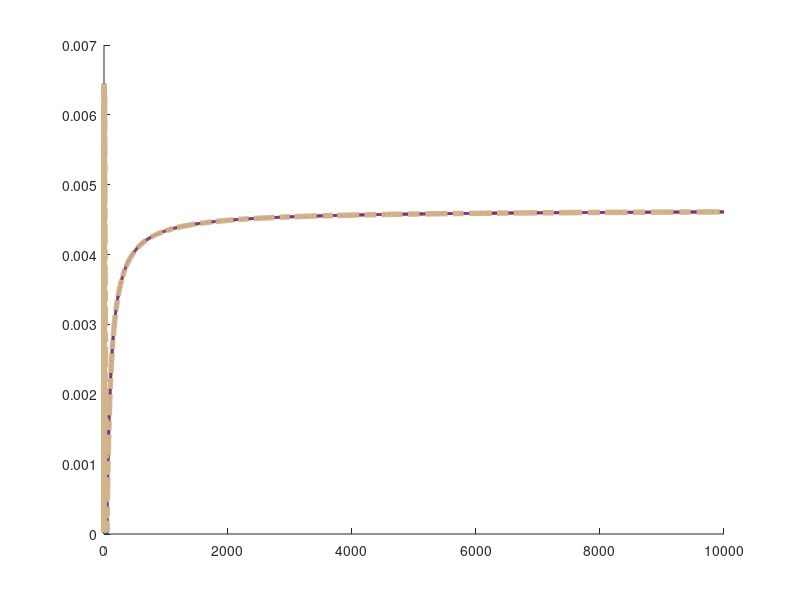

Here is the MATLAB script that generated this plot: (Note: this script raises an error after producing the figure.)
clc; clear; close all;

% BDF2 
a1 = 0.97822;
a2 = -0.46300;
b1 = log(0.56380);
c2 = -0.00047;

eb1 = exp(b1);

B0 = @(s) (a1 + a2 .* s) ./ (1 + eb1 .* s);
B_m1 = @(s) ((1 - a1) + c2 .* s) ./ (1 + eb1 .* s);
% RIIA2
r1 = @(s) (1 - 1/3 .* s)./ (1 + 2/3 .* s + 1/6 .* s.^2);
% RIIA3
r2 = @(s) ((1 - 2/5 .* s + 1/20 .* s.^2) ./ (1 + 3/5 .* s + 3/20 .* s.^2 + 1/60 .* s.^3));


s = logspace(-4, 4, 1000);

B0s = B0(s);
B_m1s = B_m1(s);

sum_ab = B0s;
prod_ab = B_m1s;

disc = sum_ab.^2 + 4 .* prod_ab;

sqrt_disc = sqrt(disc); 

alpha = (sum_ab + sqrt_disc) / 2;
beta = (sum_ab - sqrt_disc) / 2;

abs_alpha = abs(alpha);
abs_beta = abs(beta);


denom = (1 - abs_alpha) .* (1 - abs_beta);


figure('Units', 'pixels', 'Position', [100, 100, 600, 600]);
hold on;
J_values = [10, 20, 40, 80];
max_obj = zeros(length(J_values), 1);
for i = 1:length(J_values)
    J = J_values(i);
    exp_neg_s = r1(2 * s ./ J).^(J / 2);
    exp_neg_2s = r1(2 * s ./ J).^(J);
    err_num = abs(exp_neg_2s - B0s .* exp_neg_s - B_m1s);
    obj = err_num ./ denom;
    plot(s, obj, 'LineWidth', 2);
    max_obj(i) = max(obj);
end


exp_neg_s = exp(-s);
exp_neg_2s = exp(-2 .* s);
err_num = abs(exp_neg_2s - B0s .* exp_neg_s - B_m1s);
obj_exp = err_num ./ denom;
plot(s, obj_exp, 'LineStyle', '-.', 'LineWidth', 4,'Color', [0.8235 0.7059 0.5490]);
max_obj_exp = max(obj_exp);


yline(0.0064, '--', '0.0064', 'FontSize', 20 , 'LabelHorizontalAlignment', 'right', 'LabelVerticalAlignment', 'top','LineWidth', 2,...
'FontName','Times New Roman');
hold off;
set(gca, 'XScale', 'log','FontName','Times New Roman');
xlim([1e-4, 1e4]);
ylim([0, 0.02]);
set(gca, 'XTick', [1e-4, 1e-2, 1e0, 1e2, 1e4]);
xlabel('$s$', 'Interpreter', 'latex', 'FontSize', 20);
ylabel('$\gamma_{c}(r,R_1,R_2,J,s)$', 'Interpreter', 'latex', 'FontSize', 20);
set(gca, 'FontSize', 30);
legend_labels = arrayfun(@(x) sprintf('$J=%d$', x), J_values, 'UniformOutput', false);
legend_labels{end+1} = '$\gamma_{e} (R_1,R_2,s)$';
legend(legend_labels, 'Interpreter', 'latex', 'FontSize', 25, 'Location', 'best');
grid off;
box on;


figure('Units', 'pixels', 'Position', [700, 100, 600, 600]);
hold on;
J_values = [10, 20, 40, 80];
max_obj = zeros(length(J_values), 1);
for i = 1:length(J_values)
    J = J_values(i);
    exp_neg_s = r2(2 * s ./ J).^(J / 2);
    exp_neg_2s = r2(2 * s ./ J).^(J);
    err_num = abs(exp_neg_2s - B0s .* exp_neg_s - B_m1s);
    obj = err_num ./ denom;
    plot(s, obj, 'LineWidth', 2);
    max_obj(i) = max(obj);
end

exp_neg_s = exp(-s);
exp_neg_2s = exp(-2 .* s);
err_num = abs(exp_neg_2s - B0s .* exp_neg_s - B_m1s);
obj_exp = err_num ./ denom;
plot(s, obj_exp, 'LineStyle', '-.', 'LineWidth', 4,'Color', [0.8235 0.7059 0.5490]);
max_obj_exp = max(obj_exp);


yline(0.0064, '--', '0.0064', 'FontSize', 20, 'LabelHorizontalAlignment', 'right', 'LabelVerticalAlignment', 'top','LineWidth', 2,...
'FontName','Times New Roman');
hold off;
set(gca, 'XScale', 'log');
xlim([1e-4, 1e4]);
ylim([0, 0.02]);
set(gca, 'XTick', [1e-4, 1e-2, 1e0, 1e2, 1e4],'FontName','Times New Roman');
xlabel('$s$', 'Interpreter', 'latex', 'FontSize', 20);
ylabel('$\gamma_{c}(r,R_1,R_2,J,s)$', 'Interpreter', 'latex', 'FontSize', 20);
set(gca, 'FontSize', 30);
legend_labels = arrayfun(@(x) sprintf('$J=%d$', x), J_values, 'UniformOutput', false);
legend_labels{end+1} = '$\gamma_{e} (R_1,R_2,s)$';
legend(legend_labels, 'Interpreter', 'latex', 'FontSize',25, 'Location', 'best');
grid off;
box on;


figure('Units', 'pixels', 'Position', [1300, 100, 600, 600]);
J = [2, 4, 6, 8, 10, 20, 30, 40, 50, 60, 70, 80];
load('RIIA2.mat');
error_record_RIIA2 = abs(error_record); % Ensure positive for plotting
load('LIIIC3.mat');
error_record_LIIIC3 = abs(error_record);
load('RIIA3.mat');
error_record_RIIA3 = abs(error_record);
loglog(J, error_record_RIIA2, '-o', 'LineWidth', 2, 'MarkerSize', 8);
hold on;
loglog(J, error_record_LIIIC3, '-^', 'LineWidth', 2, 'MarkerSize', 8);
J1 = [2, 4, 6, 8, 10, 20, 30, 40, 50, 60];
loglog(J1, error_record_RIIA3(1:end-2), '-s', 'LineWidth', 2, 'MarkerSize', 8);

k3 = 3;
c3 = error_record_RIIA2(end) * J(end)^k3;
ref3 = 3*c3 ./ J.^k3;
loglog(J, ref3, '--', 'LineWidth', 2);

k4 = 4;
c4 = error_record_LIIIC3(end) * J(end)^k4;
ref4 = 3*c4 ./ J.^k4;
loglog(J, ref4, '--', 'LineWidth', 2);

k5 = 5;
c5 = error_record_RIIA3(end) * J(end)^k5;
ref5 = 3*c5 ./ J.^k5;
loglog(J, ref5, '--', 'LineWidth', 2);

xlabel('$J$', 'Interpreter', 'latex', 'FontSize', 20);
ylabel('$|\gamma^{\ast} (r,R_{1},R_{2},J)-\gamma_{e}^{\ast} (R_{1},R_{2})|$', 'Interpreter', 'latex', 'FontSize', 20);

grid off;
xlim([1.5,100]);
set(gca, 'XTick', [2,4,10,20,40,80], 'FontSize', 30,'FontName','Times New Roman');

legend('RIIA2', 'LIIIC3', 'RIIA3', ...
'$\mathcal{O}(J^{-3})$', '$\mathcal{O}(J^{-4})$', '$\mathcal{O}(J^{-5})$', ...
'Interpreter', 'latex', 'Location', 'southwest', 'FontSize', 25);
hold off;
